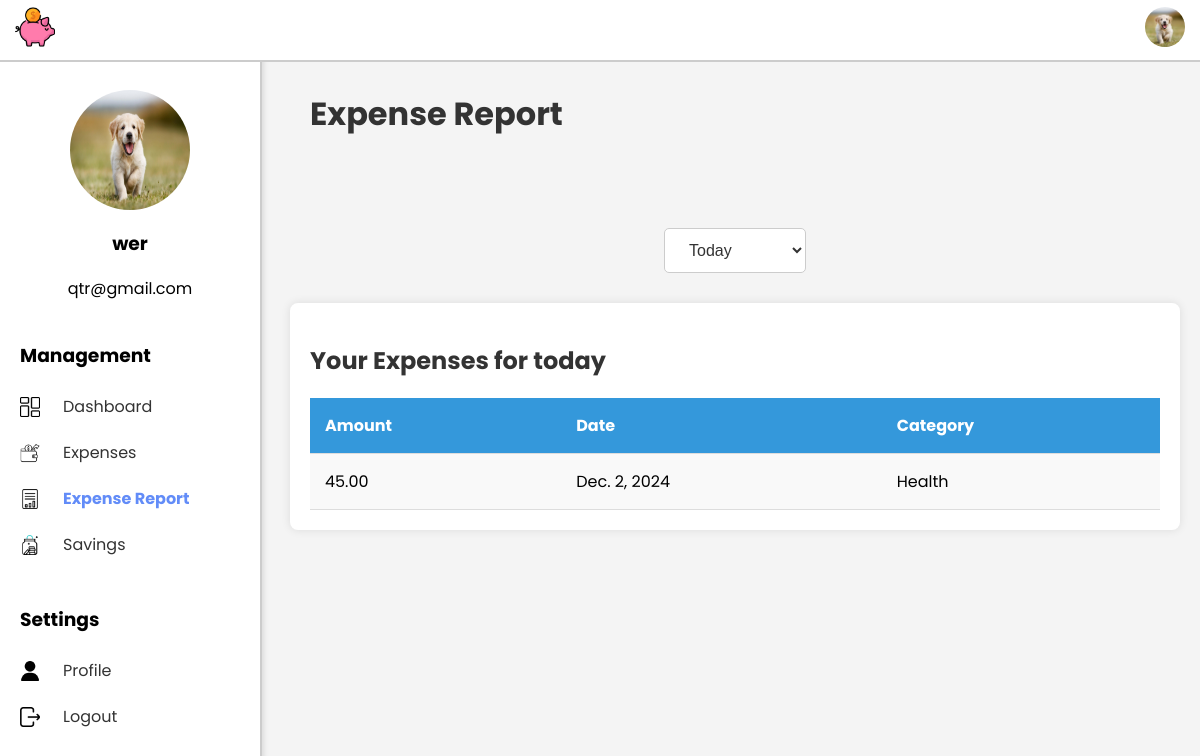
The page /ExpenseSystem/expense-report/ (signed in) on the database its author committed.
### ExpenseSystem/models.py (models this page shows, shortened)
class Profile(models.Model):
    user = models.OneToOneField(User, on_delete=models.CASCADE)
    profile_picture = models.ImageField(upload_to='profile_pictures/', default='default_profile.png')

class Expense(models.Model):
    amount = models.DecimalField(max_digits=10, decimal_places=2)
    date = models.DateField()
    category = models.ForeignKey(Category, on_delete=models.CASCADE)
    user = models.ForeignKey(User, on_delete=models.CASCADE)
    description = models.TextField(null=True, blank=True)  # Add the description field

class Category(models.Model):
    name = models.CharField(max_length=255)

### ExpenseSystem/views.py (the view)
# urls.py: path('expense-report/', views.expense_report, name='expense_report'),
@login_required
def expense_report(request):
    today = timezone.now()
    filter_type = request.GET.get('filter', 'today')  # Default to 'today'
    user_expenses = Expense.objects.filter(user=request.user)
    if filter_type == 'weekly':
        start_date = today - timedelta(days=today.weekday() + 1)  # Sunday
        end_date = start_date + timedelta(days=6)  # End of the week (Saturday)
        expenses = user_expenses.filter(date__range=[start_date, end_date])
    elif filter_type == 'monthly':
        start_date = today.replace(day=1)  # Start of the month
        _, last_day = calendar.monthrange(today.year, today.month)  # Get the last day of the month
        end_date = today.replace(day=last_day)  # End of the month
        expenses = user_expenses.filter(date__range=[start_date, end_date])
    elif filter_type == 'yearly':
        start_date = today.replace(month=1, day=1)  # Start of the year
        end_date = today.replace(month=12, day=31)  # End of the year
        expenses = user_expenses.filter(date__range=[start_date, end_date])
    else:  # 'today'
        start_date = today.replace(hour=0, minute=0, second=0, microsecond=0)  # Start of today
        end_date = today.replace(hour=23, minute=59, second=59, microsecond=999999)  # End of today
        expenses = user_expenses.filter(date__range=[start_date, end_date])
    context = {
        'expenses': expenses,
        'filter': filter_type,
    }
    return render(request, 'expense_report.html', context)

### ExpenseSystem/templates/expense_report.html (shortened to what this page needs)
<!DOCTYPE html>
<html lang="en">
<head>
    {% load static %}
    <link rel="stylesheet" href="{% static 'expensereport.css' %}">
</head>
<body>
    {% include 'navbar.html' %}
    {% include 'sidebar.html' %}
    <div class="main-dashboard">
        <div class="header">
            <h1>Expense Report</h1>
        </div>
        <div class="report-filters">
            <form method="GET" action="{% url 'expense_report' %}">
                <select name="filter" onchange="this.form.submit()">
                    <option value="today" {% if filter == 'today' %}selected{% endif %}>Today</option>
                </select>
            </form>
        </div>
        <div class="expense-list background-box">
            <h2>Your Expenses for {{ filter }}</h2>
            <table>
                <thead>
                    <tr>
                        <th>Amount</th>
                        <th>Date</th>
                        <th>Category</th>
                    </tr>
                </thead>
                <tbody>
                    {% for expense in expenses %}
                    <tr>
                        <td>{{ expense.amount }}</td>
                        <td>{{ expense.date }}</td>
                        <td>{{ expense.category.name }}</td>
                    </tr>
                    {% empty %}
                    <tr>
                        <td colspan="3">No expenses found for this period.</td>
                    </tr>
                    {% endfor %}
                </tbody>
            </table>
        </div>
    </div>
</body>
</html>

### ExpenseSystem/templates/navbar.html (shortened to what this page needs)
{% load static %}
<nav class="navbar">
    <link rel="stylesheet" href="{% static 'navbar.css' %}">
    <div class="navbar-logo">
        <img src="{% static 'piggy-bank.png' %}" alt="Logo" class="logo">
    </div>
    <div class="profile-dropdown">
        <img id="profile-dropdown"
             src="{% if user.profile.profile_picture %}{{ user.profile.profile_picture.url }}{% else %}{% static 'default_profile.png' %}{% endif %}"
             alt="Profile Picture" class="profile-dropdown-img">
    </div>
</nav>

### ExpenseSystem/templates/sidebar.html (shortened to what this page needs)
{% load static %}
<div class="sidebar">
    <div class="profile-section">
        <link rel="stylesheet" href="{% static 'sidebar.css' %}">
        <img id="sidebar_profile_picture"
     src="{% if user.profile.profile_picture %}{{ user.profile.profile_picture.url }}{% else %}{% static 'default_profile.png' %}{% endif %}"
     alt="Profile Picture" class="sidebar-profile-picture">
        <h3>{{ user.username }}</h3>
        <p>{{ user.email }}</p>
    </div>
    <div class="management-section">
        <h3>Management</h3>
        <ul>
            <li class="{% if request.resolver_match.url_name == 'dashboard' %}active{% endif %}">
                <img src="{% static 'dashboard.png' %}" alt="Dashboard Icon" class="sidebar-icon">
                <a href="{% url 'dashboard' %}">Dashboard</a>
            </li>
            <li class="{% if request.resolver_match.url_name == 'add_expense' %}active{% endif %}">
                <img src="{% static 'expenses.png' %}" alt="Add Expenses Icon" class="sidebar-icon">
                <a href="{% url 'add_expense' %}">Expenses</a>
            </li>
            <li class="{% if request.resolver_match.url_name == 'expense_report' %}active{% endif %}">
                <img src="{% static 'add_report.png' %}" alt="Expense Report Icon" class="sidebar-icon">
                <a href="{% url 'expense_report' %}">Expense Report</a>
            </li>
            <li class="{% if request.resolver_match.url_name == 'savings_dashboard' %}active{% endif %}">
                <img src="{% static 'add_savings.png' %}" alt="Savings Icon" class="sidebar-icon">
                <a href="{% url 'savings_dashboard' %}">Savings</a>
            </li>
        </ul>
    </div>
    <div class="settings-section">
        <h3>Settings</h3>
        <ul>
            <li class="{% if request.resolver_match.url_name == 'user_profile' %}active{% endif %}">
                <img src="{% static 'user.png' %}" alt="User Icon" class="sidebar-icon">
                <a href="{% url 'user_profile' %}">Profile</a>
            </li>
            <li><img src="{% static 'exit.png' %}" alt="Logout Icon" class="sidebar-icon">
                <a href="{% url 'logout' %}" class="btn btn-secondary">Logout</a></li>
        </ul>
    </div>
</div>

### ExpenseSystem/static/expensereport.css (style rules this page uses)
body { font-family: 'Poppins', sans-serif; background-color: #f4f4f4; margin: 0; padding: 0; }
.header { display: flex; justify-content: space-between; align-items: center; padding: 20px; }
.main-dashboard { margin-left: 270px; padding: 20px; background-color: #f4f4f4; min-height: 100vh; margin-top: 50px; position: relative; }
.header h1 { font-size: 2em; margin-top: 0; margin-bottom: 50px; }
.report-filters { margin-bottom: 30px; text-align: center; }
.report-filters select { padding: 12px 20px; font-size: 16px; border: 1px solid #ccc; border-radius: 5px; background-color: #fff; color: #333; outline: none; }
.expense-list { background-color: #fff; border-radius: 8px; box-shadow: 0 0 10px rgba(0, 0, 0, 0.1); overflow-x: auto; padding: 20px; }
.expense-list h2 { color: #333; font-size: 24px; margin-bottom: 20px; }
.expense-list table { width: 100%; border-collapse: collapse; }
.expense-list th, .expense-list td { padding: 15px; text-align: left; border-bottom: 1px solid #ddd; }
.expense-list th { background-color: #3498db; color: #fff; }
.expense-list td { background-color: #f9f9f9; }
.main-dashboard .header { margin-bottom: 20px; margin-top: 0; text-align: center; }
.main-dashboard .header h1 { font-size: 32px; color: #333; }

### ExpenseSystem/static/navbar.css (style rules this page uses)
.navbar { display: flex; justify-content: space-between; align-items: center; background-color: #ffff; padding: 5px 15px; color: white; position: fixed; top: 0; left: 0; right: 0; z-index: 1000; height: 50px; border-bottom: 2px solid #ccc; }
.navbar-logo img { height: 40px; }
.profile-dropdown { position: relative; margin-left: auto; align-self: center; }
.profile-dropdown-img { width: 40px; height: 40px; border-radius: 50%; object-fit: cover; cursor: pointer; transition: transform 0.3s ease; }

### ExpenseSystem/static/sidebar.css (style rules this page uses)
.sidebar { position: fixed; top: 50px; left: 0; height: calc(100% - 50px); background-color: #ffffff; width: 220px; box-shadow: 2px 0 5px rgba(0, 0, 0, 0.1); padding: 20px; border-right: 2px solid #ccc; }
.profile-section { text-align: center; margin-top: 20px; }
.profile-section img { border-radius: 50%; width: 120px; height: 120px; display: block; margin: 0 auto; }
.management-section, .settings-section { margin-top: 40px; }
.management-section h3, .settings-section h3 { margin-bottom: 10px; }
.management-section ul, .settings-section ul { list-style-type: none; padding: 0; }
.management-section li, .settings-section li { display: flex; align-items: center; margin: 5px 0; }
.sidebar-icon { width: 20px; height: 20px; margin-right: 15px; margin-top: 5px; margin-bottom: 5px; vertical-align: middle; }
.management-section li a, .settings-section li a { text-decoration: none; color: #333; padding: 8px; display: block; }
.management-section li.active a, .settings-section li.active a { font-weight: bold; color: #628CF8; }

### rows shown on the page
Expense: amount "45.00", date "Dec. 2, 2024", category.name "Health"

### other values the page prints
{{ user.username }} "wer"
{{ user.email }} "qtr@gmail.com"
{{ filter }} "today"
